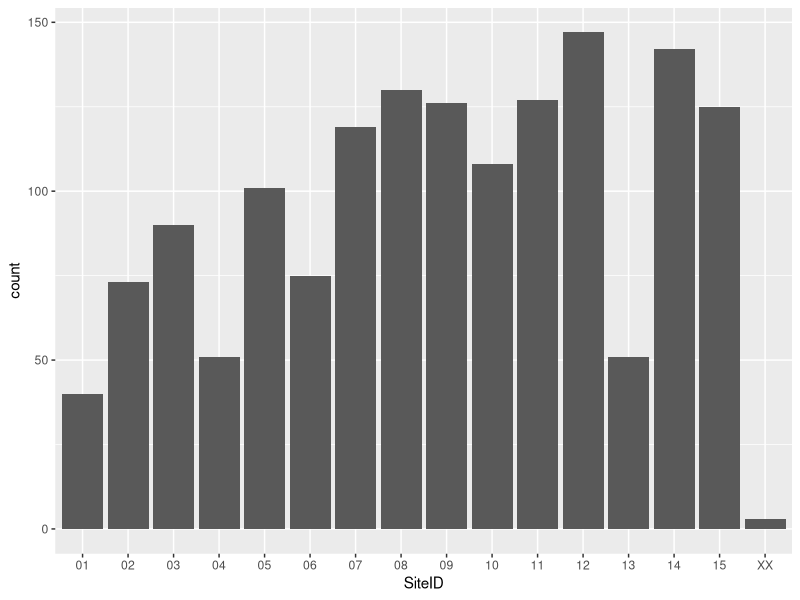
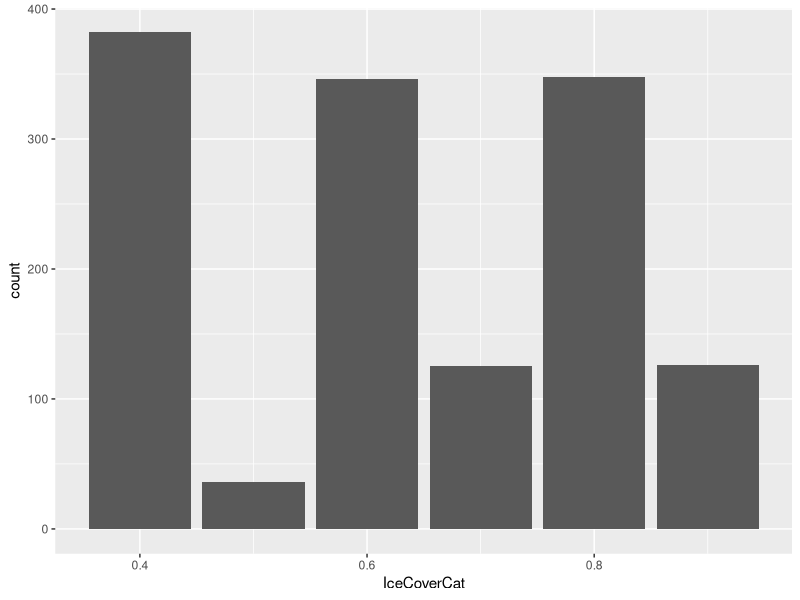
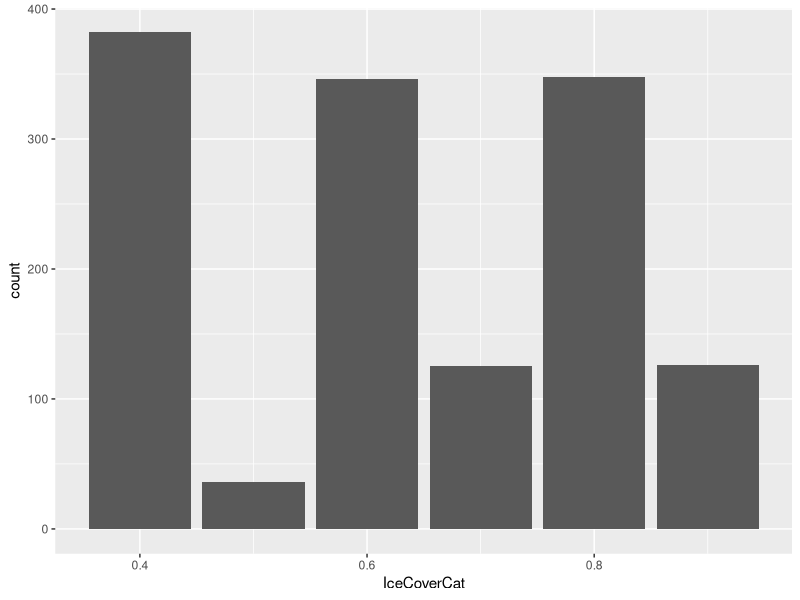

Recreate these plots in R, in order.
## ---- chunk 1
knitr::opts_chunk$set(echo = TRUE)
library(tidyverse)
library(viridis)
library(tufte)
library(kableExtra)
## ---- chunk 2
samples <- read_csv("B-236_Fatty-Acid_Collections_QAQC.csv")
## ---- chunk 3
phyla <- unique(samples$phylum)
phyla <- phyla %>%
  na.omit()
unique(phyla)
## ---- chunk 4
class <- unique(samples$class)
class <- class %>%
  na.omit()
unique(class)
## ---- chunk 5
all_inverts <- samples %>%
  filter(kingdom == "Animalia" | is.na(kingdom))
all_algae <- samples %>%
  filter(kingdom %in% c('Plantae', 'Chromista'))
## ---- chunk 6
samples$count <- 1
ggplot(samples, aes(x = SiteID, y = count)) +
         geom_col()
## ---- chunk 7
samples$count <- 1
ggplot(samples, aes(x = IceCoverCat, y = count)) +
         geom_col()
## ---- chunk 8
samples$count <- 1
ggplot(samples, aes(x = IceCoverCat, y = count)) +
         geom_col()
## ---- chunk 9
sitereps <- read_csv('core_species_siterep.csv')
kable(sitereps[2:4])
